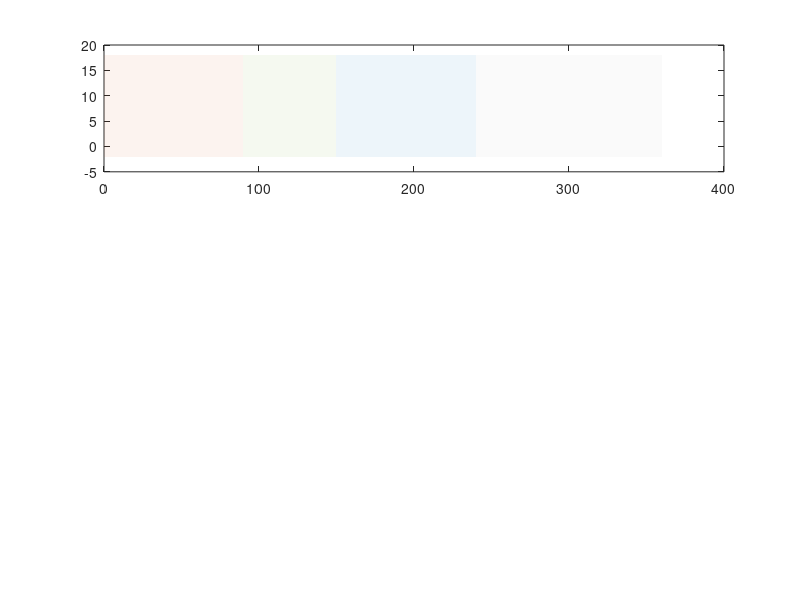

Write MATLAB code to recreate this figure. (Note: this script raises an error after producing the figure.)
clc; clear; close all;

%% ========== 参数设置 ==========
r_0 = 30;       % 基圆半径 (mm)
e = -5;         % 偏置量 (mm)
r_roller = 4.5; % 滚子半径 (mm)

% 凸轮参数
h = 15;          % 行程 (mm)
phi_push  = pi/2;        % 推程角 90°
phi_far   = pi/3;        % 远休角 60°
phi_return = pi/2;       % 回程角 90°
phi_near  = 2*pi/3;      % 近休角 120°

%% ========== 运动规律（正弦加速度） ==========
theta = linspace(0, 2*pi, 10000);
theta_deg = theta * (180/pi);
s = zeros(size(theta));

for i = 1:length(theta)
    t = theta(i);
    if t >= 0 && t < phi_push
        % 推程：正弦加速度（修正梯形）
        s(i) = h * (t/phi_push - (1/(2*pi)) * sin(2*pi*t/phi_push));
    elseif t >= phi_push && t < phi_push + phi_far
        % 远休
        s(i) = h;
    elseif t >= phi_push + phi_far && t < phi_push + phi_far + phi_return
        % 回程：正弦加速度
        t_r = t - phi_push - phi_far;
        s(i) = h * (1 - t_r/phi_return + (1/(2*pi)) * sin(2*pi*t_r/phi_return));
    else
        % 近休
        s(i) = 0;
    end
end

% 速度（数值微分）
ds = gradient(s, theta);

%% ========== 压力角计算 ==========
% 理论轮廓线
rho = sqrt(r_0^2 - e^2) + s;
x_pitch = rho .* sin(theta) + e * cos(theta);
y_pitch = rho .* cos(theta) - e * sin(theta);

% 法向量
dx = gradient(x_pitch, theta);
dy = gradient(y_pitch, theta);
norm_factor = sqrt(dx.^2 + dy.^2);
Nx = -dy ./ norm_factor;
Ny =  dx ./ norm_factor;

% 实际轮廓线（减去滚子半径）
x_actual = x_pitch - r_roller * Nx;
y_actual = y_pitch - r_roller * Ny;

% 压力角
m1 = Ny ./ Nx;
m2 = (-e * sin(theta) - y_pitch) ./ (e * cos(theta) - x_pitch);
angle_rad = atan(abs((m1 - m2) ./ (1 + m1 .* m2)));
angle_deg = angle_rad / pi * 180;
angle_deg = min(angle_deg, 180 - angle_deg);

max_angle = max(angle_deg);
fprintf('压力角最大值为: %.2f 度\n', max_angle);

%% ========== 可视化 ==========
% 配色方案
colors = struct(...
    'push',   [0.85, 0.33, 0.10], ...
    'far',    [0.47, 0.67, 0.19], ...
    'return', [0.00, 0.45, 0.74], ...
    'near',   [0.75, 0.75, 0.75], ...
    'limit',  [0.93, 0.17, 0.17], ...
    'pitch',  [0.00, 0.45, 0.74], ...
    'actual', [0.85, 0.33, 0.10]);

% 阶段分界角度
ang_p1 = phi_push * 180/pi;
ang_p2 = (phi_push + phi_far) * 180/pi;
ang_p3 = (phi_push + phi_far + phi_return) * 180/pi;

% --------------------------------------------------------
% 图1：从动件位移与压力角综合展示
% --------------------------------------------------------
figure('Name', '凸轮从动件运动与压力角分析', ...
       'Position', [50, 50, 1200, 700], ...
       'Color', [0.97 0.97 0.97]);

% --- 子图1：位移曲线 ---
ax1 = subplot(3,1,1);
hold on; box on;

% 阶段背景
fill([0 ang_p1 ang_p1 0], [-2 -2 18 18], colors.push, 'FaceAlpha', 0.07, 'EdgeColor', 'none');
fill([ang_p1 ang_p2 ang_p2 ang_p1], [-2 -2 18 18], colors.far, 'FaceAlpha', 0.07, 'EdgeColor', 'none');
fill([ang_p2 ang_p3 ang_p3 ang_p2], [-2 -2 18 18], colors.return, 'FaceAlpha', 0.07, 'EdgeColor', 'none');
fill([ang_p3 360 360 ang_p3], [-2 -2 18 18], colors.near, 'FaceAlpha', 0.07, 'EdgeColor', 'none');

% 阶段分界线
xline(ang_p1, '--', 'Color', [0.5 0.5 0.5], 'LineWidth', 0.8);
xline(ang_p2, '--', 'Color', [0.5 0.5 0.5], 'LineWidth', 0.8);
xline(ang_p3, '--', 'Color', [0.5 0.5 0.5], 'LineWidth', 0.8);

plot(theta_deg, s, 'Color', [0.2 0.2 0.8], 'LineWidth', 2.2);

% 阶段标注
text(ang_p1/2, 16.5, '推程', 'HorizontalAlignment', 'center', ...
     'FontSize', 10, 'Color', colors.push, 'FontWeight', 'bold');
text((ang_p1+ang_p2)/2, 16.5, '远休', 'HorizontalAlignment', 'center', ...
     'FontSize', 10, 'Color', colors.far, 'FontWeight', 'bold');
text((ang_p2+ang_p3)/2, 16.5, '回程', 'HorizontalAlignment', 'center', ...
     'FontSize', 10, 'Color', colors.return, 'FontWeight', 'bold');
text((ang_p3+360)/2, 16.5, '近休', 'HorizontalAlignment', 'center', ...
     'FontSize', 10, 'Color', [0.5 0.5 0.5], 'FontWeight', 'bold');

ylabel('位移 s (mm)', 'FontSize', 11);
title(sprintf('从动件运动规律（正弦加速度）  r_0=%d mm, e=%d mm', r_0, e), ...
      'FontSize', 12, 'FontWeight', 'bold');
xlim([0 360]); ylim([-2 19]);
set(ax1, 'XTick', 0:30:360, 'FontSize', 9);
grid on; grid minor;

% --- 子图2：速度曲线 ---
ax2 = subplot(3,1,2);
hold on; box on;

fill([0 ang_p1 ang_p1 0], [-60 -60 60 60], colors.push, 'FaceAlpha', 0.07, 'EdgeColor', 'none');
fill([ang_p1 ang_p2 ang_p2 ang_p1], [-60 -60 60 60], colors.far, 'FaceAlpha', 0.07, 'EdgeColor', 'none');
fill([ang_p2 ang_p3 ang_p3 ang_p2], [-60 -60 60 60], colors.return, 'FaceAlpha', 0.07, 'EdgeColor', 'none');
fill([ang_p3 360 360 ang_p3], [-60 -60 60 60], colors.near, 'FaceAlpha', 0.07, 'EdgeColor', 'none');

xline(ang_p1, '--', 'Color', [0.5 0.5 0.5], 'LineWidth', 0.8);
xline(ang_p2, '--', 'Color', [0.5 0.5 0.5], 'LineWidth', 0.8);
xline(ang_p3, '--', 'Color', [0.5 0.5 0.5], 'LineWidth', 0.8);
yline(0, '-', 'Color', [0.6 0.6 0.6], 'LineWidth', 0.8);

plot(theta_deg, ds, 'Color', [0.2 0.7 0.3], 'LineWidth', 2.2);

ylabel('速度 ds/dθ (mm/rad)', 'FontSize', 11);
title('从动件速度（角速度归一化）', 'FontSize', 11);
xlim([0 360]);
set(ax2, 'XTick', 0:30:360, 'FontSize', 9);
grid on; grid minor;

% --- 子图3：压力角曲线 ---
ax3 = subplot(3,1,3);
hold on; box on;

y_max_plot = 50;
fill([0 ang_p1 ang_p1 0], [0 0 y_max_plot y_max_plot], colors.push, 'FaceAlpha', 0.07, 'EdgeColor', 'none');
fill([ang_p1 ang_p2 ang_p2 ang_p1], [0 0 y_max_plot y_max_plot], colors.far, 'FaceAlpha', 0.07, 'EdgeColor', 'none');
fill([ang_p2 ang_p3 ang_p3 ang_p2], [0 0 y_max_plot y_max_plot], colors.return, 'FaceAlpha', 0.07, 'EdgeColor', 'none');
fill([ang_p3 360 360 ang_p3], [0 0 y_max_plot y_max_plot], colors.near, 'FaceAlpha', 0.07, 'EdgeColor', 'none');

xline(ang_p1, '--', 'Color', [0.5 0.5 0.5], 'LineWidth', 0.8);
xline(ang_p2, '--', 'Color', [0.5 0.5 0.5], 'LineWidth', 0.8);
xline(ang_p3, '--', 'Color', [0.5 0.5 0.5], 'LineWidth', 0.8);

% 许用压力角参考线
yline(30, '--', '许用压力角 30°', 'Color', colors.limit, 'LineWidth', 1.5, ...
      'FontSize', 9, 'LabelVerticalAlignment', 'bottom');

% 压力角曲线（按阶段分色）
idx_push   = theta_deg >= 0    & theta_deg < ang_p1;
idx_far    = theta_deg >= ang_p1 & theta_deg < ang_p2;
idx_return = theta_deg >= ang_p2 & theta_deg < ang_p3;
idx_near   = theta_deg >= ang_p3;

plot(theta_deg(idx_push),   angle_deg(idx_push),   'Color', colors.push,   'LineWidth', 2.5);
plot(theta_deg(idx_far),    angle_deg(idx_far),    'Color', colors.far,    'LineWidth', 2.5);
plot(theta_deg(idx_return), angle_deg(idx_return), 'Color', colors.return, 'LineWidth', 2.5);
plot(theta_deg(idx_near),   angle_deg(idx_near),   'Color', colors.near,   'LineWidth', 2.5);

% 标注最大压力角
[~, idx_max] = max(angle_deg);
plot(theta_deg(idx_max), angle_deg(idx_max), 'v', ...
     'MarkerFaceColor', colors.limit, 'MarkerEdgeColor', 'none', 'MarkerSize', 9);
text(theta_deg(idx_max)+5, angle_deg(idx_max)+1.5, ...
     sprintf('最大 %.1f°', max_angle), ...
     'FontSize', 9, 'Color', colors.limit, 'FontWeight', 'bold');

xlabel('凸轮转角 θ (°)', 'FontSize', 11);
ylabel('压力角 α (°)', 'FontSize', 11);
title('压力角变化规律', 'FontSize', 11);
xlim([0 360]); ylim([0 y_max_plot]);
set(ax3, 'XTick', 0:30:360, 'FontSize', 9);

legend({'推程', '远休', '回程', '近休'}, ...
       'Location', 'northeast', 'FontSize', 9, 'NumColumns', 2);
grid on; grid minor;

% 统一X轴外观
linkaxes([ax1 ax2 ax3], 'x');

% --------------------------------------------------------
% 图2：凸轮轮廓线（美化版）
% --------------------------------------------------------
figure('Name', '凸轮轮廓线', 'Position', [1280, 50, 680, 650], ...
       'Color', [0.97 0.97 0.97]);
hold on; box on; axis equal;

% 基圆
th_circ = linspace(0, 2*pi, 500);
x_base = r_0 * cos(th_circ);
y_base = r_0 * sin(th_circ);
plot(x_base, y_base, '--', 'Color', [0.6 0.6 0.6], 'LineWidth', 1.0, 'DisplayName', '基圆');

% 偏置圆
r_off = abs(e);
x_off = r_off * cos(th_circ);
y_off = r_off * sin(th_circ);
plot(x_off, y_off, ':', 'Color', [0.8 0.6 0.2], 'LineWidth', 1.0, 'DisplayName', sprintf('偏置圆 e=%d', e));

% 理论轮廓（分阶段着色）
plot(x_pitch(idx_push),   y_pitch(idx_push),   'Color', colors.push,   'LineWidth', 2.2, 'DisplayName', '推程理论廓线');
plot(x_pitch(idx_far),    y_pitch(idx_far),    'Color', colors.far,    'LineWidth', 2.2, 'DisplayName', '远休理论廓线');
plot(x_pitch(idx_return), y_pitch(idx_return), 'Color', colors.return, 'LineWidth', 2.2, 'DisplayName', '回程理论廓线');
plot(x_pitch(idx_near),   y_pitch(idx_near),   'Color', colors.near,   'LineWidth', 2.2, 'DisplayName', '近休理论廓线');

% 实际轮廓
plot(x_actual, y_actual, 'k-', 'LineWidth', 1.2, 'DisplayName', '实际廓线（含滚子）');

% 滚子示意（初始位置）
theta0 = 0;
rho0 = sqrt(r_0^2 - e^2) + s(1);
xp0 = rho0 * sin(theta0) + e * cos(theta0);
yp0 = rho0 * cos(theta0) - e * sin(theta0);
th_r = linspace(0, 2*pi, 100);
plot(xp0 + r_roller*cos(th_r), yp0 + r_roller*sin(th_r), ...
     '-', 'Color', [0.4 0.4 0.4], 'LineWidth', 1.0, 'DisplayName', '滚子（θ=0）');
plot(xp0, yp0, '+', 'Color', [0.4 0.4 0.4], 'MarkerSize', 6, 'LineWidth', 1.2, 'HandleVisibility', 'off');

% 凸轮中心
plot(0, 0, 'k+', 'MarkerSize', 10, 'LineWidth', 2, 'DisplayName', '凸轮中心');

% 偏置线
plot([0, e], [0, 0], 'Color', [0.8 0.6 0.2], 'LineWidth', 1.5, 'HandleVisibility', 'off');
text(e/2, 1.5, sprintf('e=%d', e), 'HorizontalAlignment', 'center', ...
     'FontSize', 9, 'Color', [0.8 0.6 0.2]);

xlabel('X (mm)', 'FontSize', 11);
ylabel('Y (mm)', 'FontSize', 11);
title(sprintf('凸轮轮廓线  r_0=%d mm, e=%d mm, r_{roller}=%.1f mm', r_0, e, r_roller), ...
      'FontSize', 12, 'FontWeight', 'bold');
legend('Location', 'northeast', 'FontSize', 9);
grid on; grid minor;

% 坐标轴对称美化
ax = gca;
lim_val = max(max(abs(x_pitch)), max(abs(y_pitch))) * 1.15;
xlim([-lim_val lim_val]); ylim([-lim_val lim_val]);
set(ax, 'FontSize', 10);

% 添加信息文本框
info_str = sprintf('最大压力角: %.2f°\nr_0=%d mm  e=%d mm\nh=%d mm  r_r=%.1f mm', ...
                   max_angle, r_0, e, h, r_roller);
annotation('textbox', [0.72, 0.03, 0.25, 0.12], ...
           'String', info_str, 'FitBoxToText', 'on', ...
           'BackgroundColor', [1 1 0.9], 'EdgeColor', [0.6 0.6 0.3], ...
           'FontSize', 9, 'LineWidth', 1);
